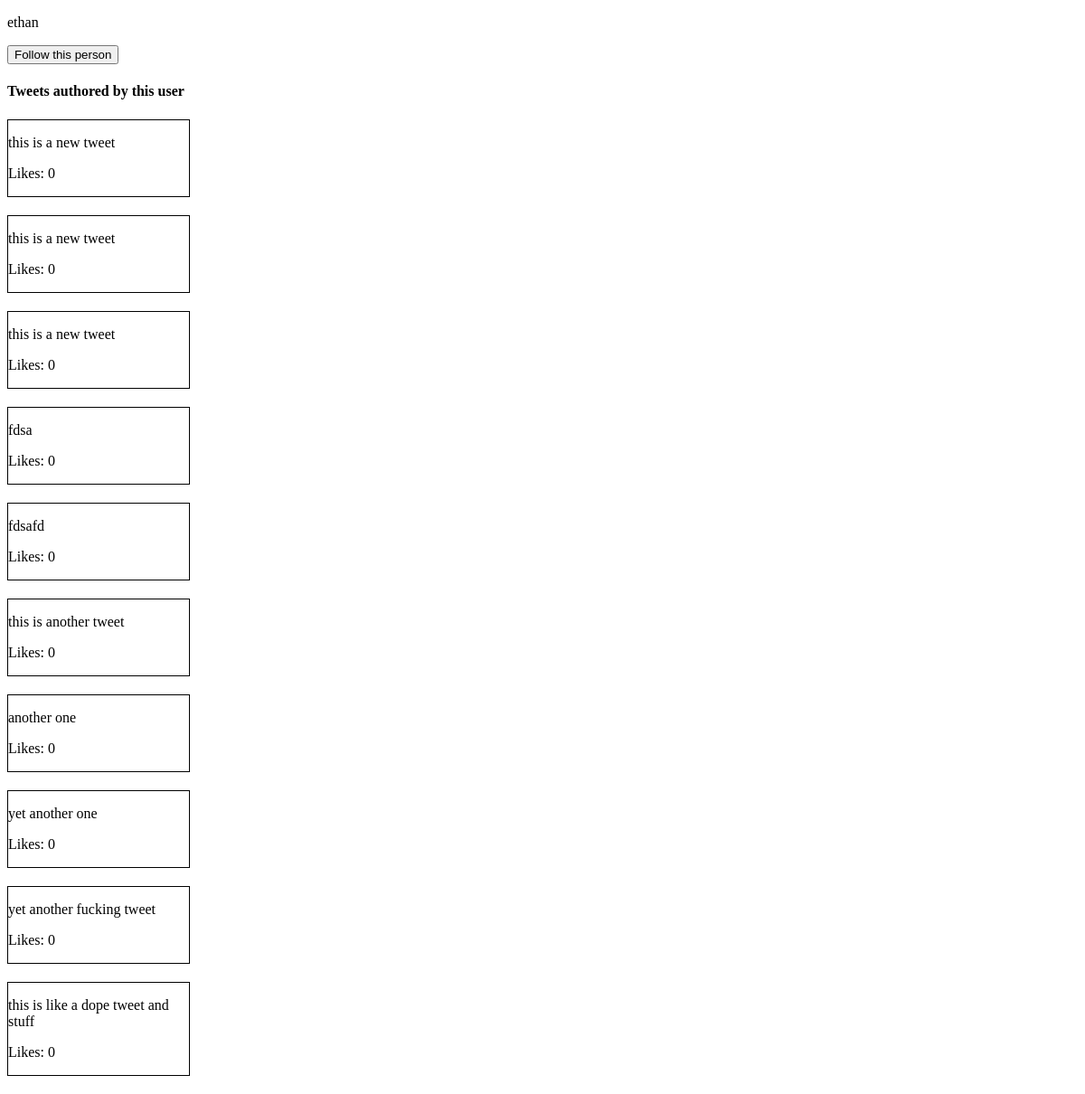
The page /user/1 on the database as committed earlier.
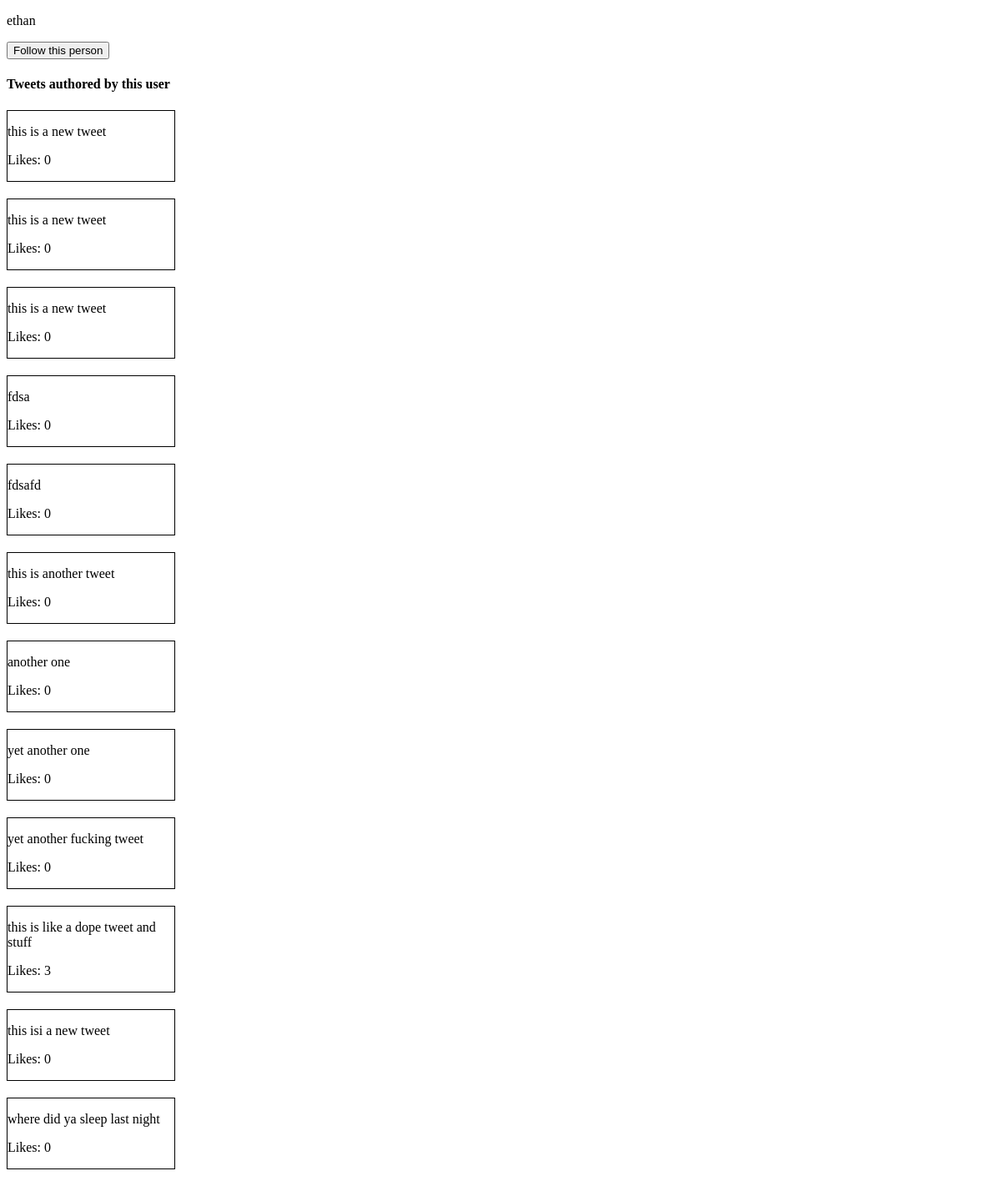
The same page on the database as committed later.
### twitterusers/models.py (models this page shows)
class TwitterUser(models.Model):
    username = models.CharField(max_length=50)
    password = models.CharField(max_length=50)
    user = models.OneToOneField(User, on_delete=models.CASCADE)
    tweets = models.ManyToManyField('tweets.Tweet')
    follwers = models.ManyToManyField('TwitterUser', related_name='users_followers')
    following = models.ManyToManyField('TwitterUser', related_name='users_following')

### tweets/models.py (models this page shows)
class Tweet(models.Model):
    body = models.CharField(max_length=280)
    author = models.ForeignKey('twitterusers.TwitterUser', on_delete=models.CASCADE,)
    likes = models.IntegerField(default=0)

### twitterusers/views.py (the view)
# urls.py: path('user/<int:user_id>', views.user_detail, name="user_detail"),
def user_detail(request, user_id):
    user = TwitterUser.objects.filter(id=user_id).first()
    tweets = Tweet.objects.filter(author=user.id)
    context = {
        'user': user,
        'tweets': tweets,
        }
    try:
        context['loggedin_user'] = request.user.twitteruser.id
    except:
        print('some things like didnt work or something ')
    return render(request, 'users/user_detail.html', context)

### templates/users/user_detail.html (shortened to what this page needs)
{% extends 'shared/base.html' %}
{% block content %}
    <div>
        <p>{{ user.username }}</p>
        <a href="/user/follow/{{loggedin_user}}/{{user.id}}"> <button>Follow this person</button></a>
        <h4>Tweets authored by this user</h4>
        <div>
            {%for tweet in tweets%}
                <div class="tweet">
                    <p>{{ tweet.body }}</p>
                    <p>Likes: {{ tweet.likes }}</p>
                </div>
            {% endfor %}
        </div>
    </div>
{% endblock %}

### templates/shared/base.html (shortened to what this page needs)
{% load staticfiles %}
<!DOCTYPE html>
<html lang="en">
<head>
</head>
<body>
    {% block content %} {% endblock %}
</body>
</html>

### templates/shared/base.html (style rules this page uses)
.tweet { border: 1px solid black; margin: 20px 0; width: 200px; }

Rows that differ between the two databases and show on the page:
changed Tweet "this is like a dope tweet and stuff": likes "0" → "3"
added Tweet: body "this isi a new tweet", likes "0"
added Tweet: body "where did ya sleep last night", likes "0"
